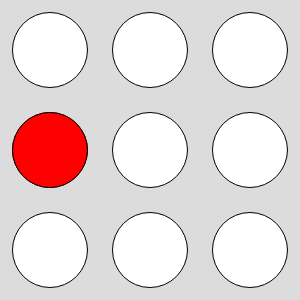
Frame 1 (no input)
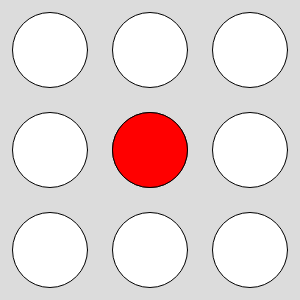
Frame 60 (no input)
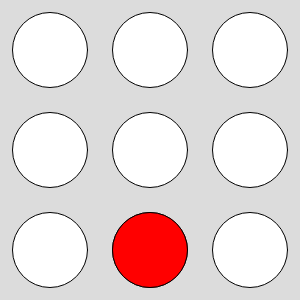
Frame 120 (the mouse pressed at the canvas centre since frame 60)

The p5.js sketch that drew these frames (run headless with seeded random() and noise() and a simulated clock; from frame 60 on, the mouse is pressed at the canvas centre):

// p5.js sketch
// ── sketch.js
m_row = 0
m_col = 0
var x = 50
var y = 50
var z = 75
 
DELAY_IN_MS = 750

total_ms = DELAY_IN_MS + 1
 
reload = false
 
function setup() {
  createCanvas(300, 300)
}
 
function draw() {
 
  background(220)
 
  fill("white")
  circle(x,y,z)
  circle(3*x,y,z)
  circle(5*x,y,z)
  circle(x,3*y,z)
  circle(3*x,3*y,z)
  circle(5*x,3*y,z)
  circle(x,5*y,z)
  circle(3*x,5*y,z)
  circle(5*x,5*y,z)
 
  total_ms += deltaTime  
  if (total_ms > DELAY_IN_MS || reload) {
 
    m_row = round(random(2))
    m_col = round(random(2))
 
    // Get their centers
    m_center_x = get_center_x(m_row)
    m_center_y = get_center_y(m_col)
 
    // We drew a random circle
    // Reset the timer to wait another 500ms
    total_ms = 0
 
    // Also set is_cleared to false since its
    // a new circle
    reload = false
  }
 
  // We always have a center to draw red!
  fill("red")
  circle(m_center_y, m_center_x, 75)
}
 
function get_center_x(row) {
 
  return row * 100 + 50
}
 
function get_center_y(column) {
 
  return column * 100 + 50
}
 
function is_point_in_circle(x, y, row, column) {
 
  center_x = get_center_x(row)
  center_y = get_center_y(column)
 
  radius = 75 / 2
 
  if (dist(x, y, center_x, center_y) < radius) {
 
    return true
  }
  else {
 
    return false
  }
}
 
function mouseClicked() {
 
  if (is_point_in_circle(mouseY, mouseX, m_row, m_col)) {
 
    reload = true
  }
}
 
